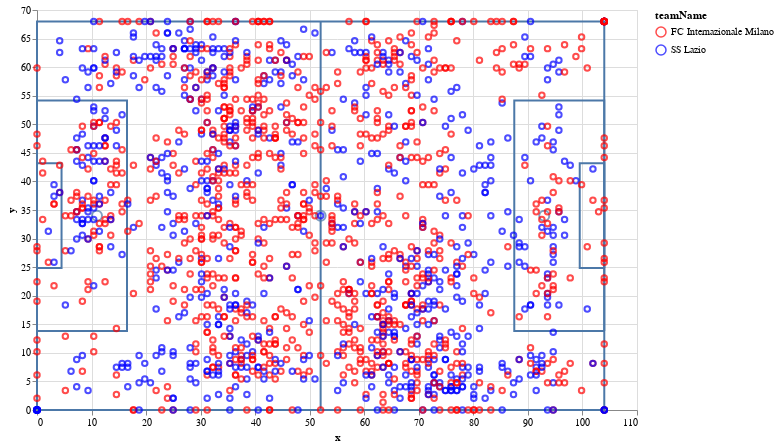

Write notebook code for a chart like this one.
### Code cell
import panel as pn
match_id = 2576335
a_match = []
for nation in nations:
    for ev in events[nation]:
        if ev['matchId'] == match_id:
            a_match.append(ev)
            
for nation in nations:
    for match in matches[nation]:
        if match['wyId'] == match_id:
            match_f = match
            
df_a_match = pd.DataFrame(a_match)
team_1, team_2 = np.unique(df_a_match['teamId'])
team1_name = ""
team2_name = ""
for team in teams:

    if team['wyId'] == team_1:
        team1_name = team['officialName']
    if team['wyId'] == team_2:
        team2_name = team['officialName']
    
    if team1_name != "" and team2_name != "":
        break
# match team 1 name and team 2 name in df
df_a_match['teamName'] = df_a_match['teamId'].apply(lambda x: team1_name if x == team_1 else team2_name)
df_a_match['x'] = [x[0]['x'] * 1.04 for x in df_a_match['positions']]
df_a_match['y'] = [x[0]['y'] * .68 for x in df_a_match['positions']]
df_team_1 = df_a_match[df_a_match['teamId'] == team_1]
df_team_2 = df_a_match[df_a_match['teamId'] == team_2]


base_plot = draw_pitch_altair()

event_options=list(df_a_match["eventName"].unique())
# event_options=list(map(lambda x:int(x),event_options))
event_options.sort()
event_radio=alt.binding_radio(
    options=event_options
)
radio_selector = alt.selection_point(
    name="event",
    fields=["eventName"],
    bind=event_radio,
    value=event_options[0]
    )
# c1=alt.Chart(cars).mark_point().encode(
#     y="Miles_per_Gallon:Q",
#     x="Cylinders:O"
# ).add_params(
#         radio_selector,
#     ).encode(
#         color=colorCondition,
#         size=sizeCondition
#     )

# scatter plot over altair plot
#base_plot + alt.Chart(df_team_1).mark_point(color='red').encode(x='x', y='y') + alt.Chart(df_team_2).mark_point(color='blue').encode(x='x', y='y')


# TODO: make team name instead of team id, make the games dynamic by allowing you to pick one team and then a diff one based on that team's matches.
# TODO: make the match dynamic by allowing you to pick a match from the selected team's matches. Also, make each of the event types a diff shape and allow you to pick more than one event type to show on the plot.

# panel multiChoice seems like it might do the events, which means make base altair of the same shape and colors and then use panel on top of it!

teams_list_name = [team1_name, team2_name]
rng = ['red', 'blue'] 

team1 = alt.Chart(df_a_match).mark_point().encode(x='x', y='y', color=alt.Color('teamName:N', scale=alt.Scale(domain=teams_list_name, range=rng)))#.resolve_scale(color='independent')
# .add_params(
#         radio_selector,
#     ).encode(
#         shape=alt.condition(radio_selector, alt.Shape('eventName:N', legend=None), alt.value('circle')),
    # color=alt.condition(radio_selector, alt.value('black'), alt.value('lightgrey'),)
# )

team2 = alt.Chart(df_team_2).mark_point(color='blue').encode(x='x', y='y').add_params(
        radio_selector,
    ).encode(
        # encode shape based on the selection
        shape=alt.condition(radio_selector, alt.Shape('eventName:N', legend=None), alt.value('circle'))
        # shape=alt.Shape('eventName:N', legend=None),
    # color=alt.condition(radio_selector, alt.value('green'), alt.value('white'),)
)

base_plot + team1 #+ team2
# team_1_plot = base_plot.mark_point(size=100, color='red').encode(
#     x='x:Q',
#     y='y:Q'
# ).transform_filter(
#     {'field': 'teamId', 'oneOf': [team_1]}
# )
# team_1_plot

### Figure 1 — Vega-Lite specification as saved in the notebook (floating-point values rounded to 4 significant figures; data arrays with more than 128 entries replaced by an {"elided": "..."} marker saying what was removed)
{"config": {"view": {"continuousWidth": 300, "continuousHeight": 300}}, "layer": [{"data": {"name": "data-ea517ba2059975adbd8915febb9cf06f"}, "mark": {"type": "line"}, "encoding": {"order": {"field": "index", "type": "quantitative"}, "x": {"field": "x", "type": "quantitative"}, "y": {"field": "y", "type": "quantitative"}}}, {"data": {"name": "data-20dc3cbea00984afd9fdf264b55554be"}, "mark": {"type": "line"}, "encoding": {"order": {"field": "index", "type": "quantitative"}, "x": {"field": "x", "type": "quantitative"}, "y": {"field": "y", "type": "quantitative"}}}, {"data": {"name": "data-37def647972cb838bc640d2544e67771"}, "mark": {"type": "line"}, "encoding": {"order": {"field": "index", "type": "quantitative"}, "x": {"field": "x", "type": "quantitative"}, "y": {"field": "y", "type": "quantitative"}}}, {"data": {"name": "data-65eb27831802f605d55d40484bb55c58"}, "mark": {"type": "line"}, "encoding": {"order": {"field": "index", "type": "quantitative"}, "x": {"field": "x", "type": "quantitative"}, "y": {"field": "y", "type": "quantitative"}}}, {"data": {"name": "data-093fcd715e748ea0d7c8b8311c5a971e"}, "mark": {"type": "line"}, "encoding": {"order": {"field": "index", "type": "quantitative"}, "x": {"field": "x", "type": "quantitative"}, "y": {"field": "y", "type": "quantitative"}}}, {"data": {"name": "data-39d2c3f05693d4214f01f31c3bc25644"}, "mark": {"type": "line"}, "encoding": {"order": {"field": "index", "type": "quantitative"}, "x": {"field": "x", "type": "quantitative"}, "y": {"field": "y", "type": "quantitative"}}}, {"data": {"name": "data-24a8fb71db44c1c45bc54ce04b778cb3"}, "mark": {"type": "point", "size": 100}, "encoding": {"x": {"field": "x", "type": "quantitative"}, "y": {"field": "y", "type": "quantitative"}}}, {"data": {"name": "data-5fe31bfb3ce9b8947a48709d1a6aea59"}, "mark": {"type": "point", "size": 100}, "encoding": {"x": {"field": "x", "type": "quantitative"}, "y": {"field": "y", "type": "quantitative"}}}, {"data": {"name": "data-a52fbfcaa9d183588fb3253f87487018"}, "mark": {"type": "point", "size": 100}, "encoding": {"x": {"field": "x", "type": "quantitative"}, "y": {"field": "y", "type": "quantitative"}}}, {"data": {"name": "data-d2ac3840b4e854400ec718ca5f640d26"}, "mark": {"type": "point"}, "encoding": {"color": {"field": "teamName", "scale": {"domain": ["FC Internazionale Milano", "SS Lazio"], "range": ["red", "blue"]}, "type": "nominal"}, "x": {"field": "x", "type": "quantitative"}, "y": {"field": "y", "type": "quantitative"}}}], "height": 400, "width": 600, "$schema": "https://vega.github.io/schema/vega-lite/v5.16.3.json", "datasets": {"data-ea517ba2059975adbd8915febb9cf06f": [{"index": 0, "x": 0, "y": 0}, {"index": 1, "x": 104, "y": 0}, {"index": 2, "x": 104, "y": 68}, {"index": 3, "x": 0, "y": 68}, {"index": 4, "x": 0, "y": 0}, {"index": 5, "x": 0, "y": 0}], "data-20dc3cbea00984afd9fdf264b55554be": [{"index": 0, "x": 0.0, "y": 13.84}, {"index": 1, "x": 16.5, "y": 13.84}, {"index": 2, "x": 16.5, "y": 54.16}, {"index": 3, "x": 0.0, "y": 54.16}, {"index": 4, "x": 0.0, "y": 13.84}], "data-37def647972cb838bc640d2544e67771": [{"index": 0, "x": 104.0, "y": 13.84}, {"index": 1, "x": 87.5, "y": 13.84}, {"index": 2, "x": 87.5, "y": 54.16}, {"index": 3, "x": 104.0, "y": 54.16}, {"index": 4, "x": 104.0, "y": 13.84}], "data-65eb27831802f605d55d40484bb55c58": [{"index": 0, "x": 0.0, "y": 24.84}, {"index": 1, "x": 4.5, "y": 24.84}, {"index": 2, "x": 4.5, "y": 43.16}, {"index": 3, "x": 0.0, "y": 43.16}, {"index": 4, "x": 0.0, "y": 24.84}], "data-093fcd715e748ea0d7c8b8311c5a971e": [{"index": 0, "x": 104.0, "y": 24.84}, {"index": 1, "x": 99.5, "y": 24.84}, {"index": 2, "x": 99.5, "y": 43.16}, {"index": 3, "x": 104.0, "y": 43.16}, {"index": 4, "x": 104.0, "y": 24.84}], "data-39d2c3f05693d4214f01f31c3bc25644": [{"index": 0, "x": 52, "y": 0}, {"index": 1, "x": 52, "y": 68}, {"index": 2, "x": 52, "y": 0}], "data-24a8fb71db44c1c45bc54ce04b778cb3": [{"x": 11, "y": 34}], "data-5fe31bfb3ce9b8947a48709d1a6aea59": [{"x": 93, "y": 34}], "data-a52fbfcaa9d183588fb3253f87487018": [{"x": 52, "y": 34}], "data-d2ac3840b4e854400ec718ca5f640d26": {"elided": "1620 records"}}}
